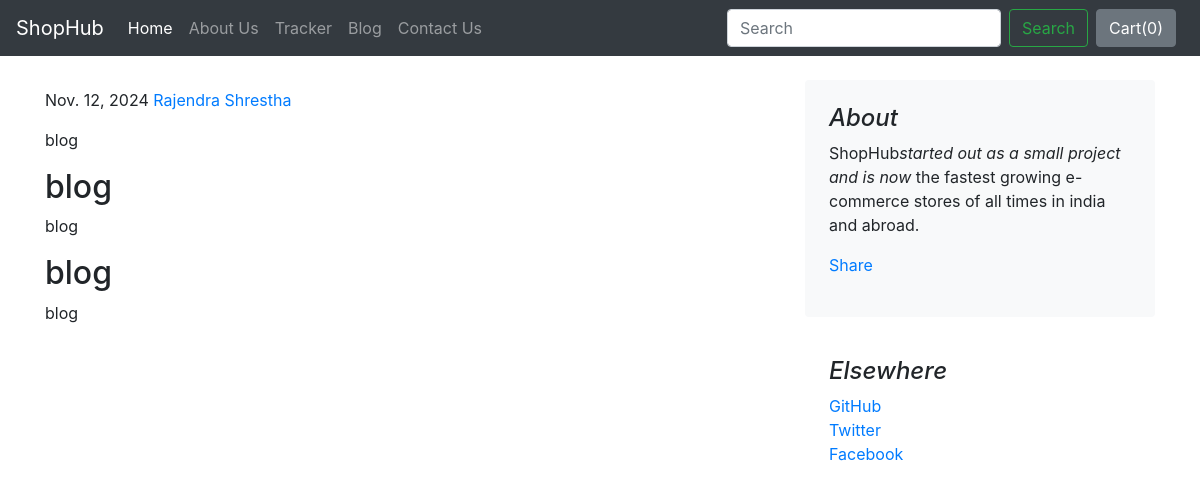
The page /blog/blogpost/6 on the database its author committed.
### blog/models.py (models this page shows)
class Blogpost(models.Model):
    post_id = models.AutoField(primary_key= True)
    tilte = models.CharField(max_length=50)
    head0 = models.CharField(max_length=500, default="")
    chead0 = models.CharField(max_length=5000, default="")
    head1 = models.CharField(max_length=500, default="")
    chead1 = models.CharField(max_length=5000, default="")
    head2 = models.CharField(max_length=500, default="")
    chead2 = models.CharField(max_length=5000, default="")
    pub_date = models.DateField()
    post_by=models.CharField(max_length=100, default="")
    thumbnail = models.ImageField(upload_to='shop/images', default="")
    def __str__(self):
        return self.tilte

### blog/views.py (the view)
# urls.py: path("blogpost/<int:id>", views.blogpost, name="blogHome")
def blogpost(request, id):
    post = Blogpost.objects.filter(post_id = id)[0]
    print(post)
    return render(request, 'blog/blogpost.html',
                  {'post':post})

### blog/templates/blog/blogpost.html (shortened to what this page needs)
{% extends 'blog/basic.html' %}
{% block body %}
<div class="container">
    <div class="row mt-4">
        <div class="col-md-8 blog-main">
            <div class="blog-post">
                <p class="blog-post-meta">{{post.pub_date}}&nbsp;<a href="#">{{post.post_by}}</a></p>
                <p>{{post.chead0}}</p>
                <h2>{{post.head1}}</h2>
                <p>{{post.chead1}}</p>
                <h2>{{post.head2}}</h2>
                <p>{{post.chead2}}</p>
            </div>
        </div>
        <aside class="col-md-4 blog-sidebar">
            <div class="p-4 mb-3 bg-light rounded">
                <h4 class="font-italic">About</h4>
                <p class="mb-0">ShopHub<em>started out as a small project and is now</em> the fastest growing e-commerce stores of all times in india and abroad.</p>
                <div class="my-3 fb-share-button" data-href="http://127.0.0.1:8000/blog/blogpost/{{post.post_id}}" data-layout="" data-size=""><a target="_blank" href="https://www.facebook.com/sharer/sharer.php?u=http%3A%2F%2F127.0.0.1%3A8000%2Fblog%2Fblogpost%2F5&amp;src=sdkpreparse" class="fb-xfbml-parse-ignore">Share</a></div>
            </div>
            <div class="p-4">
                <h4 class="font-italic">Elsewhere</h4>
                <ol class="list-unstyled">
                    <li><a href="#">GitHub</a></li>
                    <li><a href="#">Twitter</a></li>
                    <li><a href="#">Facebook</a></li>
                </ol>
            </div>
        </aside>
    </div>
</div>
{% endblock %}

### rows shown on the page
Blogpost: pub_date "Nov. 12, 2024", post_by "Rajendra Shrestha", chead0 "blog", head1 "blog", chead1 "blog", head2 "blog", chead2 "blog"
